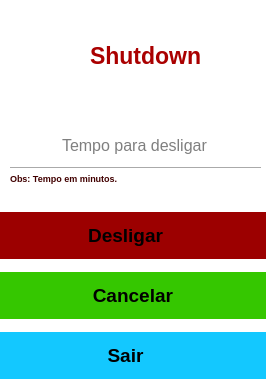
<?xml version="1.0" encoding="UTF-8"?>
<ui version="4.0">
 <class>Form</class>
 <widget class="QWidget" name="Form">
  <property name="geometry">
   <rect>
    <x>0</x>
    <y>0</y>
    <width>266</width>
    <height>385</height>
   </rect>
  </property>
  <property name="windowTitle">
   <string>Shutdown</string>
  </property>
  <property name="styleSheet">
   <string notr="true">background-color: white
</string>
  </property>
  <widget class="QLabel" name="label_2">
   <property name="geometry">
    <rect>
     <x>90</x>
     <y>40</y>
     <width>121</width>
     <height>31</height>
    </rect>
   </property>
   <property name="font">
    <font>
     <pointsize>17</pointsize>
     <weight>75</weight>
     <italic>false</italic>
     <bold>true</bold>
     <underline>false</underline>
     <strikeout>false</strikeout>
     <kerning>true</kerning>
    </font>
   </property>
   <property name="styleSheet">
    <string notr="true">color: rgb(170, 0, 0);</string>
   </property>
   <property name="text">
    <string>Shutdown</string>
   </property>
  </widget>
  <widget class="QLineEdit" name="tempo">
   <property name="geometry">
    <rect>
     <x>60</x>
     <y>120</y>
     <width>201</width>
     <height>51</height>
    </rect>
   </property>
   <property name="font">
    <font>
     <pointsize>12</pointsize>
     <weight>50</weight>
     <bold>false</bold>
    </font>
   </property>
   <property name="styleSheet">
    <string notr="true">background-color: rgb(255, 255, 255);
border-color: white;
border-radius: 15px;
color: black</string>
   </property>
   <property name="text">
    <string/>
   </property>
   <property name="placeholderText">
    <string>Tempo para desligar</string>
   </property>
  </widget>
  <widget class="QLabel" name="label_4">
   <property name="geometry">
    <rect>
     <x>10</x>
     <y>120</y>
     <width>41</width>
     <height>41</height>
    </rect>
   </property>
   <property name="text">
    <string/>
   </property>
   <property name="pixmap">
    <pixmap>cronometro.png</pixmap>
   </property>
   <property name="scaledContents">
    <bool>true</bool>
   </property>
  </widget>
  <widget class="Line" name="line">
   <property name="windowModality">
    <enum>Qt::NonModal</enum>
   </property>
   <property name="geometry">
    <rect>
     <x>10</x>
     <y>160</y>
     <width>251</width>
     <height>16</height>
    </rect>
   </property>
   <property name="font">
    <font>
     <weight>50</weight>
     <bold>false</bold>
    </font>
   </property>
   <property name="mouseTracking">
    <bool>false</bool>
   </property>
   <property name="styleSheet">
    <string notr="true"/>
   </property>
   <property name="orientation">
    <enum>Qt::Horizontal</enum>
   </property>
  </widget>
  <widget class="QLabel" name="label">
   <property name="geometry">
    <rect>
     <x>10</x>
     <y>170</y>
     <width>141</width>
     <height>16</height>
    </rect>
   </property>
   <property name="font">
    <font>
     <pointsize>7</pointsize>
     <weight>75</weight>
     <bold>true</bold>
    </font>
   </property>
   <property name="styleSheet">
    <string notr="true">color: rgb(65, 0, 0);</string>
   </property>
   <property name="text">
    <string>Obs: Tempo em minutos.</string>
   </property>
  </widget>
  <widget class="QPushButton" name="desligar">
   <property name="geometry">
    <rect>
     <x>-30</x>
     <y>210</y>
     <width>311</width>
     <height>51</height>
    </rect>
   </property>
   <property name="font">
    <font>
     <pointsize>14</pointsize>
     <weight>75</weight>
     <bold>true</bold>
    </font>
   </property>
   <property name="styleSheet">
    <string notr="true">background-color: rgb(156, 0, 0);
border-color: white;
border-style: outset;
border-width: 2px;
</string>
   </property>
   <property name="text">
    <string>Desligar</string>
   </property>
   <property name="icon">
    <iconset>
     <normaloff>desligar.png</normaloff>desligar.png</iconset>
   </property>
   <property name="iconSize">
    <size>
     <width>25</width>
     <height>25</height>
    </size>
   </property>
  </widget>
  <widget class="QPushButton" name="cancelar">
   <property name="geometry">
    <rect>
     <x>-20</x>
     <y>270</y>
     <width>311</width>
     <height>51</height>
    </rect>
   </property>
   <property name="font">
    <font>
     <pointsize>14</pointsize>
     <weight>75</weight>
     <bold>true</bold>
    </font>
   </property>
   <property name="styleSheet">
    <string notr="true">background-color: rgb(53, 199, 0);
border-color: white;
border-style: outset;
border-width: 2px;
</string>
   </property>
   <property name="text">
    <string>Cancelar </string>
   </property>
   <property name="icon">
    <iconset>
     <normaloff>cancelar.png</normaloff>cancelar.png</iconset>
   </property>
   <property name="iconSize">
    <size>
     <width>25</width>
     <height>25</height>
    </size>
   </property>
  </widget>
  <widget class="QLabel" name="label_3">
   <property name="geometry">
    <rect>
     <x>10</x>
     <y>30</y>
     <width>61</width>
     <height>51</height>
    </rect>
   </property>
   <property name="text">
    <string/>
   </property>
   <property name="pixmap">
    <pixmap>logo.png</pixmap>
   </property>
   <property name="scaledContents">
    <bool>true</bool>
   </property>
  </widget>
  <widget class="QPushButton" name="sair">
   <property name="geometry">
    <rect>
     <x>-30</x>
     <y>330</y>
     <width>311</width>
     <height>51</height>
    </rect>
   </property>
   <property name="font">
    <font>
     <pointsize>14</pointsize>
     <weight>75</weight>
     <bold>true</bold>
    </font>
   </property>
   <property name="styleSheet">
    <string notr="true">background-color: rgb(19, 200, 255);
border-color: white;
border-style: outset;
border-width: 2px;
</string>
   </property>
   <property name="text">
    <string>Sair</string>
   </property>
   <property name="icon">
    <iconset>
     <normaloff>sair.png</normaloff>sair.png</iconset>
   </property>
   <property name="iconSize">
    <size>
     <width>25</width>
     <height>25</height>
    </size>
   </property>
  </widget>
 </widget>
 <resources/>
 <connections/>
</ui>
